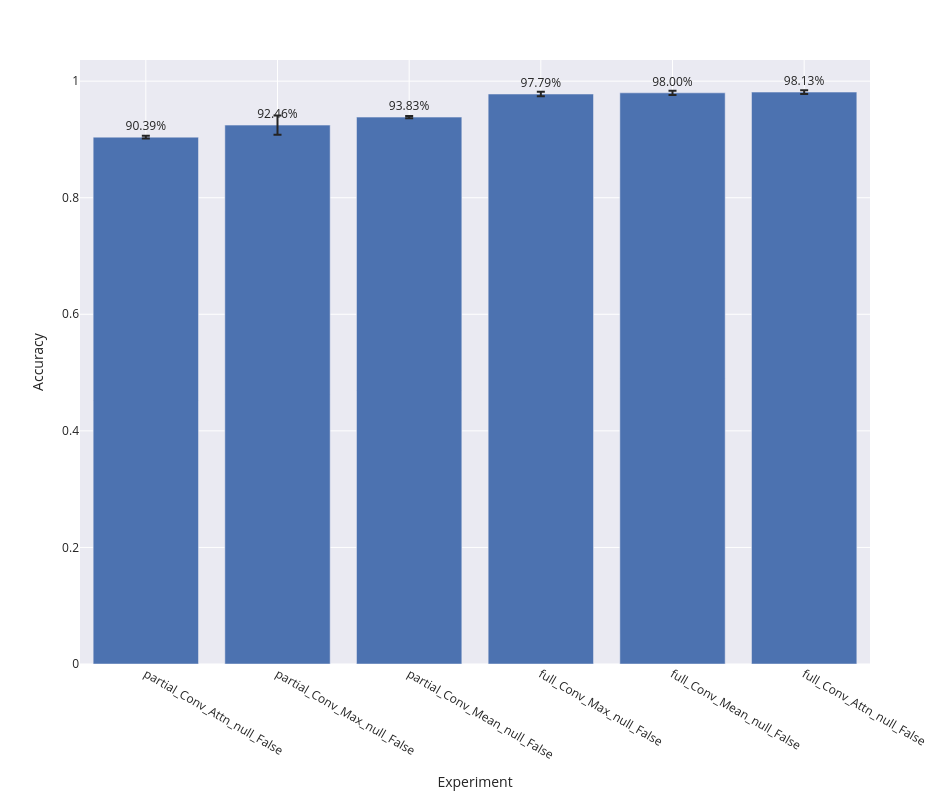

The code cell stored with this chart in its notebook:
### Code cell
bar_plot(label_wise_metrics_agg, 'accuracy')

### Figure 1 — Plotly figure (JSON) as saved in the notebook; plotly's stock layout.template omitted (floating-point values rounded to 4 significant figures)
{"data": [{"alignmentgroup": "True", "error_y": {"array": [0.002223, 0.01661, 0.001731, 0.003917, 0.00365, 0.003226]}, "hovertemplate": "expr=%{x}<br>accuracy_mean=%{text}<extra></extra>", "legendgroup": "", "marker": {"color": "rgb(76,114,176)", "pattern": {"shape": ""}}, "name": "", "offsetgroup": "", "orientation": "v", "showlegend": false, "text": [0.9039, 0.9246, 0.9383, 0.9779, 0.98, 0.9813], "textposition": "outside", "texttemplate": "%{text:.2%}", "type": "bar", "x": ["partial_Conv_Attn_null_False", "partial_Conv_Max_null_False", "partial_Conv_Mean_null_False", "full_Conv_Max_null_False", "full_Conv_Mean_null_False", "full_Conv_Attn_null_False"], "xaxis": "x", "y": [0.9039, 0.9246, 0.9383, 0.9779, 0.98, 0.9813], "yaxis": "y"}], "layout": {"barmode": "group", "height": 800, "legend": {"tracegroupgap": 0}, "margin": {"t": 60}, "width": 950, "xaxis": {"anchor": "y", "domain": [0, 1], "title": {"text": "Experiment"}}, "yaxis": {"anchor": "x", "domain": [0, 1], "title": {"text": "Accuracy"}}}}
